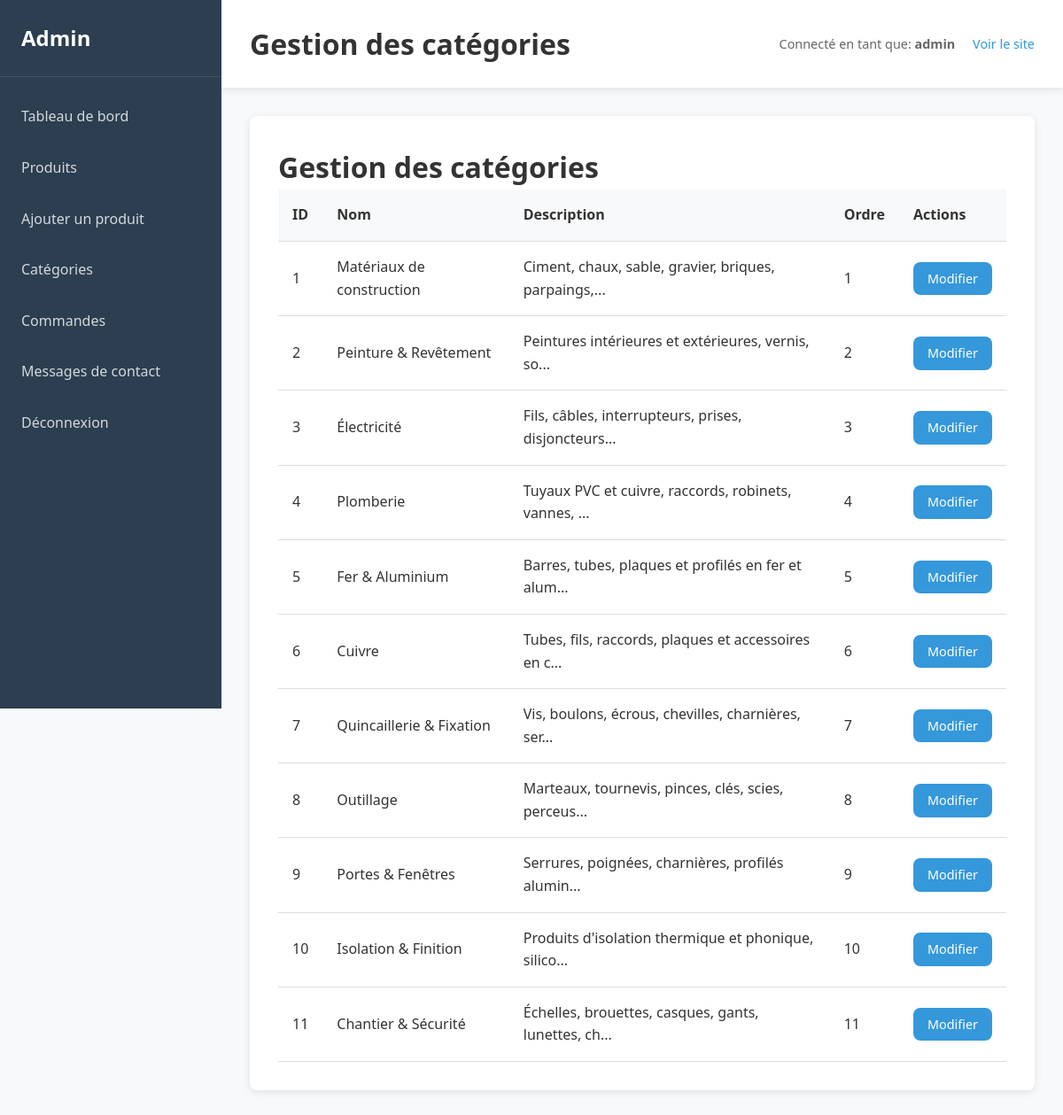
The app's page /admin/categories.php (signed in) with its own data.
### tables this page shows
CREATE TABLE IF NOT EXISTS categories (
    id INT AUTO_INCREMENT PRIMARY KEY,
    nom VARCHAR(100) NOT NULL,
    description TEXT,
    image VARCHAR(255),
    ordre INT DEFAULT 0,
    created_at TIMESTAMP DEFAULT CURRENT_TIMESTAMP
);

### config/config.php (called while the page is built, shortened)
<?php
function baseUrl($path = '') {
    return SITE_URL . '/' . ltrim($path, '/');
}

### admin/categories.php (the view, shortened to what this page needs)
<?php
$page_title = 'Gestion des catégories';
$pdo = getDB();
$stmt = $pdo->query("SELECT * FROM categories ORDER BY ordre ASC, nom ASC");
$categories = $stmt->fetchAll();
include 'includes/header.php';
?>
<div class="admin-page">
    <h1>Gestion des catégories</h1>
    <table class="admin-table">
        <thead>
            <tr>
                <th>ID</th>
                <th>Nom</th>
                <th>Description</th>
                <th>Ordre</th>
                <th>Actions</th>
            </tr>
        </thead>
        <tbody>
            <?php foreach ($categories as $categorie): ?>
                <tr>
                    <td><?php echo $categorie['id']; ?></td>
                    <td><?php echo htmlspecialchars($categorie['nom']); ?></td>
                    <td><?php echo htmlspecialchars(substr($categorie['description'] ?? '', 0, 50)); ?>...</td>
                    <td><?php echo $categorie['ordre']; ?></td>
                    <td>
                        <a href="categorie_edit.php?id=<?php echo $categorie['id']; ?>" class="btn btn-small">Modifier</a>
                    </td>
                </tr>
            <?php endforeach; ?>
        </tbody>
    </table>
</div>
<?php include 'includes/footer.php'; ?>

### admin/includes/header.php (shortened to what this page needs)
<!DOCTYPE html>
<html lang="fr">
<head>
    <link rel="stylesheet" href="<?php echo baseUrl('assets/css/style.css'); ?>">
    <link rel="stylesheet" href="<?php echo baseUrl('assets/css/admin.css'); ?>">
</head>
<body>
    <div class="admin-wrapper">
        <aside class="admin-sidebar">
            <div class="admin-logo">
                <h2>Admin</h2>
            </div>
            <nav class="admin-nav">
                <ul>
                    <li><a href="<?php echo baseUrl('admin/dashboard.php'); ?>">Tableau de bord</a></li>
                    <li><a href="<?php echo baseUrl('admin/produits.php'); ?>">Produits</a></li>
                    <li><a href="<?php echo baseUrl('admin/produit_ajout.php'); ?>">Ajouter un produit</a></li>
                    <li><a href="<?php echo baseUrl('admin/categories.php'); ?>">Catégories</a></li>
                    <li><a href="<?php echo baseUrl('admin/commandes.php'); ?>">Commandes</a></li>
                    <li><a href="<?php echo baseUrl('admin/messages_contact.php'); ?>">Messages de contact</a></li>
                    <li><a href="<?php echo baseUrl('admin/logout.php'); ?>">Déconnexion</a></li>
                </ul>
            </nav>
        </aside>
        <main class="admin-main">
            <header class="admin-header">
                <h1><?php echo $page_title ?? 'Administration'; ?></h1>
                <div class="admin-user">
                    Connecté en tant que: <strong><?php echo htmlspecialchars($_SESSION['admin_username']); ?></strong>
                    <a href="<?php echo baseUrl(); ?>" target="_blank">Voir le site</a>
                </div>
            </header>
            <div class="admin-content">

### admin/includes/footer.php
            </div>
        </main>
    </div>
</body>
</html>

### assets/css/style.css (style rules this page uses)
:root { --primary-color: #2c3e50; --secondary-color: #3498db; --accent-color: #e74c3c; --success-color: #27ae60; --warning-color: #f39c12; --text-color: #333; --text-light: #666; --bg-color: #fff; --bg-light: #f8f9fa; --border-color: #ddd; --shadow: 0 2px 10px rgba(0,0,0,0.1); --shadow-hover: 0 4px 20px rgba(0,0,0,0.15); --transition: all 0.3s ease; --border-radius: 8px; }
* { margin: 0; padding: 0; box-sizing: border-box; }
html { scroll-behavior: smooth; }
body { font-family: 'Segoe UI', Tahoma, Geneva, Verdana, sans-serif; color: var(--text-color); line-height: 1.6; background-color: var(--bg-light); min-height: 100vh; display: flex; flex-direction: column; }
.btn { display: inline-block; padding: 0.85rem 1.8rem; background: var(--secondary-color); color: white; text-decoration: none; border: none; border-radius: var(--border-radius); cursor: pointer; font-size: 1rem; font-weight: 500; transition: var(--transition); text-align: center; line-height: 1.5; }

### assets/css/admin.css (style rules this page uses)
.admin-wrapper { display: flex; min-height: 100vh; }
.admin-sidebar { width: 250px; background: var(--primary-color); color: white; position: fixed; height: 100vh; overflow-y: auto; }
.admin-logo { padding: 1.5rem; border-bottom: 1px solid rgba(255,255,255,0.1); }
.admin-logo h2 { color: white; }
.admin-nav ul { list-style: none; padding: 1rem 0; }
.admin-nav a { display: block; padding: 1rem 1.5rem; color: rgba(255,255,255,0.8); text-decoration: none; transition: var(--transition); }
.admin-main { margin-left: 250px; flex: 1; background: var(--bg-light); }
.admin-header { background: var(--bg-color); padding: 1.5rem 2rem; box-shadow: var(--shadow); display: flex; justify-content: space-between; align-items: center; }
.admin-user { font-size: 0.9rem; color: var(--text-light); }
.admin-user a { margin-left: 1rem; color: var(--secondary-color); text-decoration: none; }
.admin-content { padding: 2rem; }
.admin-page { background: var(--bg-color); padding: 2rem; border-radius: 8px; box-shadow: var(--shadow); }
.admin-table { width: 100%; border-collapse: collapse; background: var(--bg-color); }
.admin-table th, .admin-table td { padding: 1rem; text-align: left; border-bottom: 1px solid var(--border-color); }
.admin-table th { background: var(--bg-light); font-weight: 600; }
.btn-small { padding: 0.5rem 1rem; font-size: 0.9rem; }

### records on screen
categories: id "1", nom "Matériaux de construction", description "Ciment, chaux, sable, gravier, briques, parpaings,", ordre "1"
categories: id "2", nom "Peinture & Revêtement", description "Peintures intérieures et extérieures, vernis, so", ordre "2"
categories: id "3", nom "Électricité", description "Fils, câbles, interrupteurs, prises, disjoncteurs", ordre "3"
categories: id "4", nom "Plomberie", description "Tuyaux PVC et cuivre, raccords, robinets, vannes,", ordre "4"
categories: id "5", nom "Fer & Aluminium", description "Barres, tubes, plaques et profilés en fer et alum", ordre "5"
categories: id "6", nom "Cuivre", description "Tubes, fils, raccords, plaques et accessoires en c", ordre "6"
categories: id "7", nom "Quincaillerie & Fixation", description "Vis, boulons, écrous, chevilles, charnières, ser", ordre "7"
categories: id "8", nom "Outillage", description "Marteaux, tournevis, pinces, clés, scies, perceus", ordre "8"
categories: id "9", nom "Portes & Fenêtres", description "Serrures, poignées, charnières, profilés alumin", ordre "9"
categories: id "10", nom "Isolation & Finition", description "Produits d'isolation thermique et phonique, silico", ordre "10"
categories: id "11", nom "Chantier & Sécurité", description "Échelles, brouettes, casques, gants, lunettes, ch", ordre "11"

### other values on screen
$page_title "Gestion des catégories"
$_SESSION['admin_username'] "admin"
